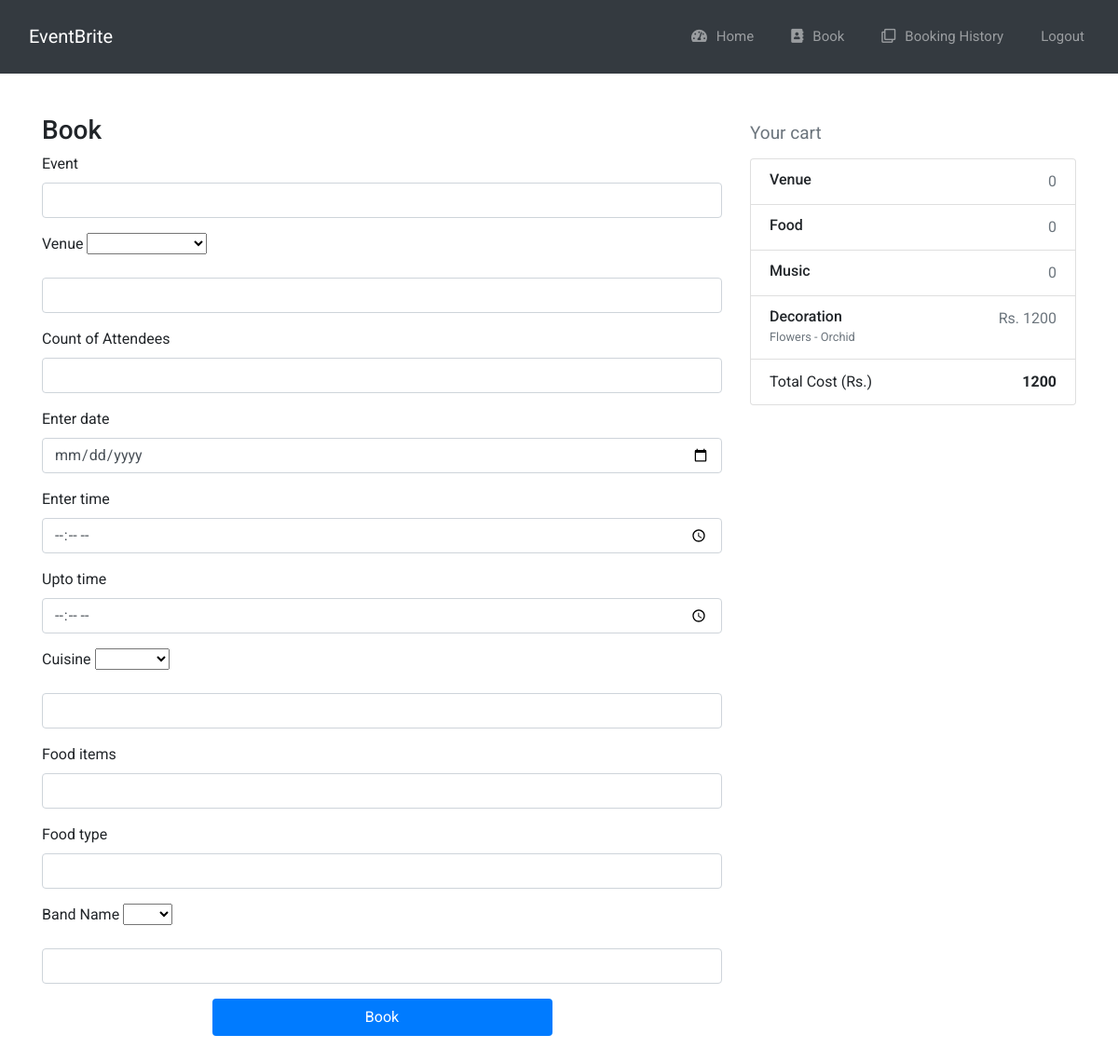
The page /bookings/Flowers - Orchid
 on the database as committed earlier.
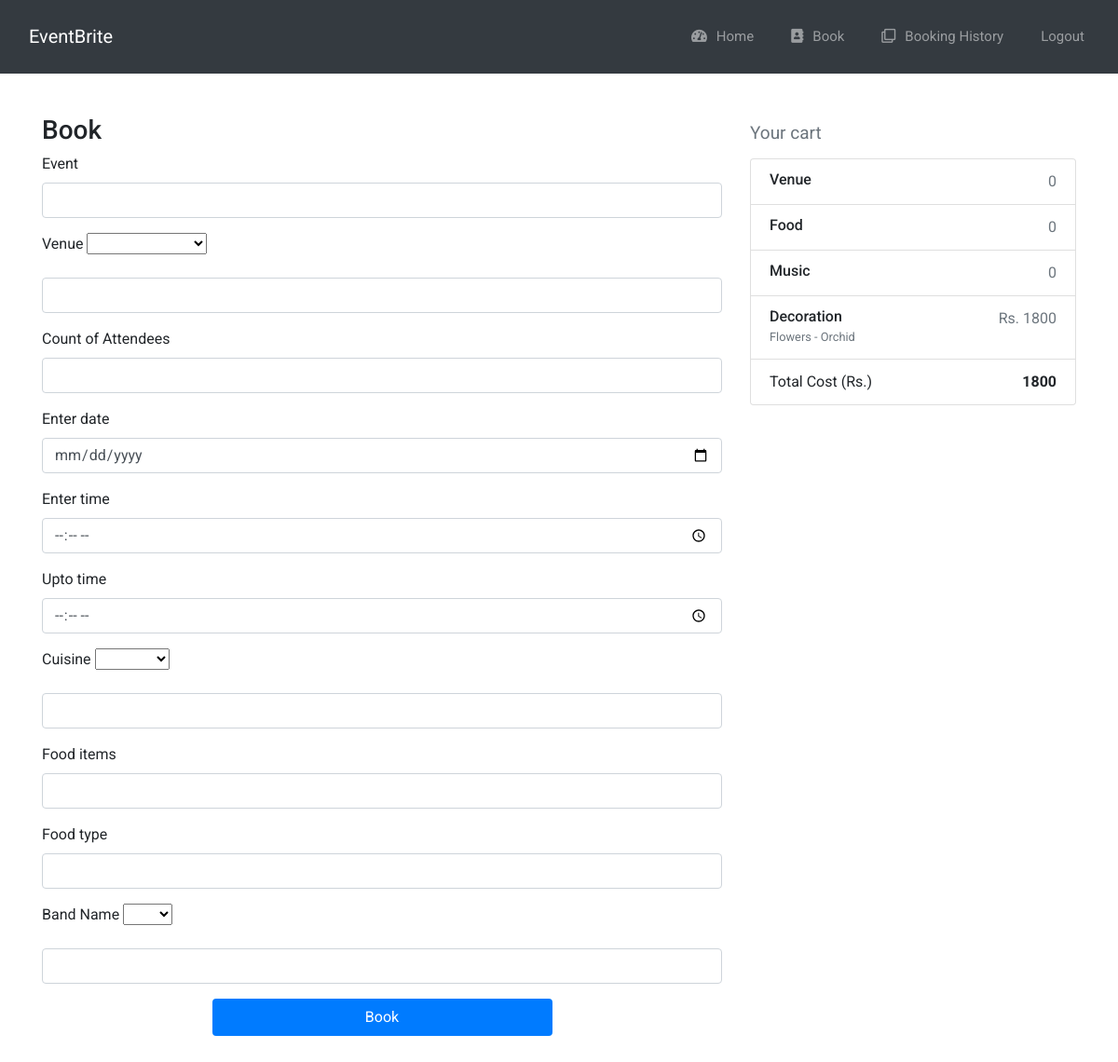
The same page on the database as committed later.
### app.py (models this page shows)
class Decoration(db.Model):
    id = db.Column(db.Integer, primary_key=True)
    theme_name = db.Column(db.String(50))
    url_pic = db.Column(db.String(50))### Add theme photo
    cost = db.Column(db.Integer)

### app.py (the view, shortened to what this page needs)
@app.route('/bookings/<name>',methods=['GET','POST'])
def bookings(name):
    venue_obj = Venue.query.with_entities(Venue.id, Venue.venue_name, Venue.cost).all()
    food_obj= Food.query.with_entities(Food.id, Food.cuisine, Food.cost_per_head, Food.food_items).all()
    band_obj = Band.query.with_entities(Band.id, Band.band_name, Band.cost).all()
    l=[]
    for x in food_obj:
        l.append(x.food_items)
    print(l)
    decoration_cost = Decoration.query.filter_by(theme_name=name).first().cost
    return render_template('bookings.html',venue=venue_obj,food=food_obj,band=band_obj,l=l, decoration=name, decoration_cost=decoration_cost)

### templates/bookings.html (shortened to what the changed rows need)
{% extends 'base.html' %}
{%block body%}
<br>
<div class="container theme-showcase col-sm-offset-3" role="main">
      <div class="row">
        <div class="col-md-4 order-md-2 mb-4">
            <ul class="list-group mb-3 sticky-top">
                <li class="list-group-item d-flex justify-content-between lh-condensed">
                    <div>
                        <h6 class="my-0">Decoration</h6>
                        <small class="text-muted">{{decoration}}</small>
                    </div>
                    <span class="text-muted">Rs. {{decoration_cost}}</span>
                </li>
                <li class="list-group-item d-flex justify-content-between">
                    <span>Total Cost (Rs.)</span>
                    <strong id="total_cost">{{decoration_cost}}</strong>
                </li>
            </ul>
        </div>
</div>
  </div>
  {% endblock %}

Rows that differ between the two databases and show on the page:
changed Decoration "Flowers - Orchid": cost "1200" → "1800"
